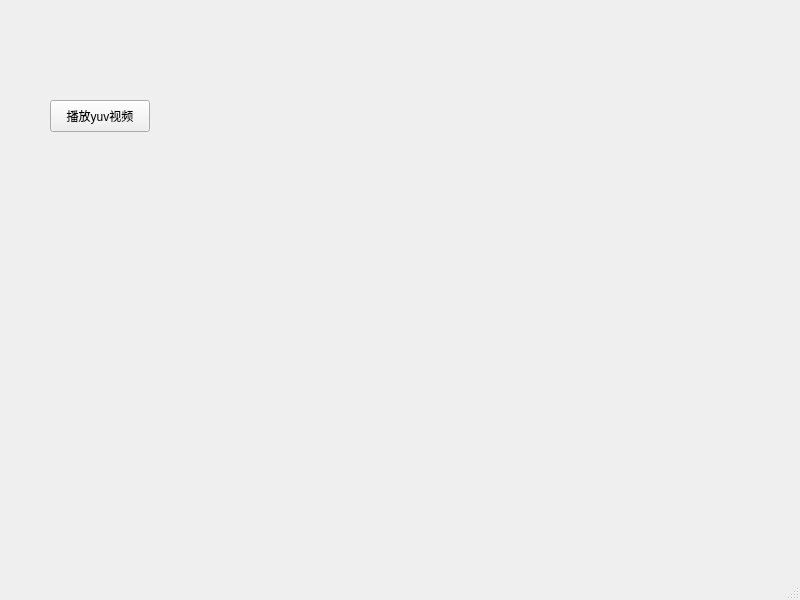
<?xml version="1.0" encoding="UTF-8"?>
<ui version="4.0">
 <class>MainWindow</class>
 <widget class="QMainWindow" name="MainWindow">
  <property name="geometry">
   <rect>
    <x>0</x>
    <y>0</y>
    <width>800</width>
    <height>600</height>
   </rect>
  </property>
  <property name="windowTitle">
   <string>MainWindow</string>
  </property>
  <widget class="QWidget" name="centralwidget">
   <widget class="QPushButton" name="pushButton">
    <property name="geometry">
     <rect>
      <x>50</x>
      <y>100</y>
      <width>100</width>
      <height>32</height>
     </rect>
    </property>
    <property name="text">
     <string>播放yuv视频</string>
    </property>
   </widget>
  </widget>
  <widget class="QMenuBar" name="menubar">
   <property name="geometry">
    <rect>
     <x>0</x>
     <y>0</y>
     <width>800</width>
     <height>37</height>
    </rect>
   </property>
  </widget>
  <widget class="QStatusBar" name="statusbar"/>
 </widget>
 <resources/>
 <connections/>
</ui>
